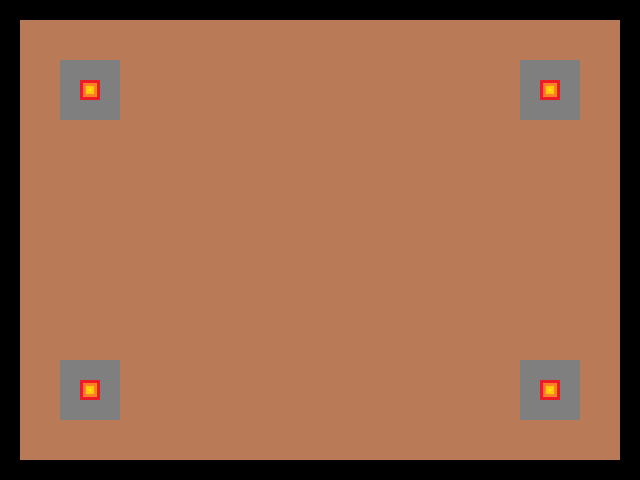

Below is a game level as drawn by its tile map, then a one-line description and the .tmx file that defines it, in full:
An orthogonal 32x24 tile map with 20x20 px tiles, 1 tile layer (Tile Layer 1).

<map version="1.0" tiledversion="1.1.6" orientation="orthogonal" renderorder="right-down" width="32" height="24" tilewidth="20" tileheight="20" infinite="0" nextobjectid="1">
 <tileset firstgid="1" source="tiles.tsx" />
 <layer name="Tile Layer 1" width="32" height="24">
  <data encoding="csv">
3,3,3,3,3,3,3,3,3,3,3,3,3,3,3,3,3,3,3,3,3,3,3,3,3,3,3,3,3,3,3,3,
3,1,1,1,1,1,1,1,1,1,1,1,1,1,1,1,1,1,1,1,1,1,1,1,1,1,1,1,1,1,1,3,
3,1,1,1,1,1,1,1,1,1,1,1,1,1,1,1,1,1,1,1,1,1,1,1,1,1,1,1,1,1,1,3,
3,1,1,2,2,2,1,1,1,1,1,1,1,1,1,1,1,1,1,1,1,1,1,1,1,1,2,2,2,1,1,3,
3,1,1,2,4,2,1,1,1,1,1,1,1,1,1,1,1,1,1,1,1,1,1,1,1,1,2,4,2,1,1,3,
3,1,1,2,2,2,1,1,1,1,1,1,1,1,1,1,1,1,1,1,1,1,1,1,1,1,2,2,2,1,1,3,
3,1,1,1,1,1,1,1,1,1,1,1,1,1,1,1,1,1,1,1,1,1,1,1,1,1,1,1,1,1,1,3,
3,1,1,1,1,1,1,1,1,1,1,1,1,1,1,1,1,1,1,1,1,1,1,1,1,1,1,1,1,1,1,3,
3,1,1,1,1,1,1,1,1,1,1,1,1,1,1,1,1,1,1,1,1,1,1,1,1,1,1,1,1,1,1,3,
3,1,1,1,1,1,1,1,1,1,1,1,1,1,1,1,1,1,1,1,1,1,1,1,1,1,1,1,1,1,1,3,
3,1,1,1,1,1,1,1,1,1,1,1,1,1,1,1,1,1,1,1,1,1,1,1,1,1,1,1,1,1,1,3,
3,1,1,1,1,1,1,1,1,1,1,1,1,1,1,1,1,1,1,1,1,1,1,1,1,1,1,1,1,1,1,3,
3,1,1,1,1,1,1,1,1,1,1,1,1,1,1,1,1,1,1,1,1,1,1,1,1,1,1,1,1,1,1,3,
3,1,1,1,1,1,1,1,1,1,1,1,1,1,1,1,1,1,1,1,1,1,1,1,1,1,1,1,1,1,1,3,
3,1,1,1,1,1,1,1,1,1,1,1,1,1,1,1,1,1,1,1,1,1,1,1,1,1,1,1,1,1,1,3,
3,1,1,1,1,1,1,1,1,1,1,1,1,1,1,1,1,1,1,1,1,1,1,1,1,1,1,1,1,1,1,3,
3,1,1,1,1,1,1,1,1,1,1,1,1,1,1,1,1,1,1,1,1,1,1,1,1,1,1,1,1,1,1,3,
3,1,1,1,1,1,1,1,1,1,1,1,1,1,1,1,1,1,1,1,1,1,1,1,1,1,1,1,1,1,1,3,
3,1,1,2,2,2,1,1,1,1,1,1,1,1,1,1,1,1,1,1,1,1,1,1,1,1,2,2,2,1,1,3,
3,1,1,2,4,2,1,1,1,1,1,1,1,1,1,1,1,1,1,1,1,1,1,1,1,1,2,4,2,1,1,3,
3,1,1,2,2,2,1,1,1,1,1,1,1,1,1,1,1,1,1,1,1,1,1,1,1,1,2,2,2,1,1,3,
3,1,1,1,1,1,1,1,1,1,1,1,1,1,1,1,1,1,1,1,1,1,1,1,1,1,1,1,1,1,1,3,
3,1,1,1,1,1,1,1,1,1,1,1,1,1,1,1,1,1,1,1,1,1,1,1,1,1,1,1,1,1,1,3,
3,3,3,3,3,3,3,3,3,3,3,3,3,3,3,3,3,3,3,3,3,3,3,3,3,3,3,3,3,3,3,3
</data>
 </layer>
</map>
